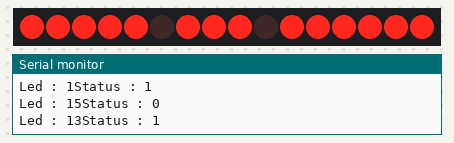
Simulated run of this sketch. Board: Arduino Uno, built with avr-gcc and run on an emulated ATmega328P. Parts: 16 shift-register outputs drawn as a row of LEDs (first output left, lit = HIGH), the last lines printed to the serial monitor. Wiring (inferred from the names in the program): 2 × shift register (74HC595): data pin 9; shift clock pin 8; latch pin 7. Wiring (inferred from the signals the program sends): row of LEDs: on Q0, Q1, Q2, Q3, Q4, Q5, Q6, Q7, Q8, Q9, Q10, Q11, Q12, Q13, Q14, Q15.

Above: at 0.1 s.
At 39.2 s:
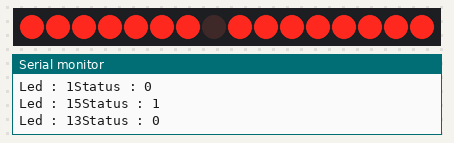
Timing chart, 0 to 40.0 s (numbered marks = the images above):
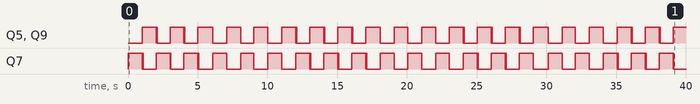

Measured:
- by itself, Q5, Q9: repeats every 12.0 s: LOW 0.03 s, HIGH 0.04 s, LOW 0.93 s, HIGH 1.0 s, LOW 0.03 s, HIGH 0.04 s, LOW 0.93 s, HIGH 1.1 s, LOW 1.0 s, HIGH 1.0 s, LOW 0.94 s, HIGH 1.0 s, LOW 1.0 s, HIGH 1.0 s, LOW 0.03 s, HIGH 0.04 s, LOW 0.93 s, HIGH 1.0 s

The sketch:

74HC59_Gpio_Expander.ino
```cpp
/*Output only - GPIO expander*/
//Pin connected to ST_CP of 74HC595
int latchPin = 7;
//Pin connected to SH_CP of 74HC595
int clockPin = 8;
////Pin connected to DS of 74HC595
int dataPin = 9;

typedef enum
{
  Led0 = 0,
  Led1,
  Led2,
  Led3,
  Led4,
  Led5,
  Led6,
  Led7,
  Led8,
  Led9,
  Led10,
  Led11,
  Led12,
  Led13,
  Led14,
  Led15,
}en_FuntionLeds;

typedef union
{
  uint16_t Val;
  uint8_t ShiftVal[2];
}ShiftReg;
ShiftReg uShiftReg;

void DisplayLedVal(en_FuntionLeds enLed , uint8_t LedStatus);
void ResetLedShiftReg(void);
void setup()
{
  pinMode(latchPin, OUTPUT);
  pinMode(clockPin, OUTPUT);
  pinMode(dataPin, OUTPUT);
  Serial.begin(9600);

  ResetLedShiftReg();
}
void loop()
{
  DisplayLedVal(Led1 , 1);
  DisplayLedVal(Led15 , 0);
  DisplayLedVal(Led13 , 1);
  delay(1000);
  DisplayLedVal(Led1 , 0);
  DisplayLedVal(Led15 , 1);
  DisplayLedVal(Led13 , 0);
  delay(1000);
}
void ResetLedShiftReg(void)
{
  #define RESET_VALUE (0xFF)
  uShiftReg.Val = 0;
  digitalWrite(latchPin, LOW);
  shiftOut(dataPin, clockPin, MSBFIRST, RESET_VALUE);
  shiftOut(dataPin, clockPin, MSBFIRST, RESET_VALUE);
  digitalWrite(latchPin, HIGH);
  Serial.println("Led Reset");
}


void DisplayLedVal(en_FuntionLeds enLed , uint8_t LedStatus)
{
  if(LedStatus)
  {
    uShiftReg.Val |= ((0x0001 << (uint16_t)enLed));
  }
  else
  {
   uShiftReg.Val &= ~((0x0001 << (uint16_t)enLed));
  }
  digitalWrite(latchPin, LOW);
  shiftOut(dataPin, clockPin, MSBFIRST, ~(uShiftReg.ShiftVal[0]));
  shiftOut(dataPin, clockPin, MSBFIRST, ~(uShiftReg.ShiftVal[1]));
  digitalWrite(latchPin, HIGH);
  Serial.println("Led : " + String(enLed) + "Status : " + String(LedStatus));
}
```
